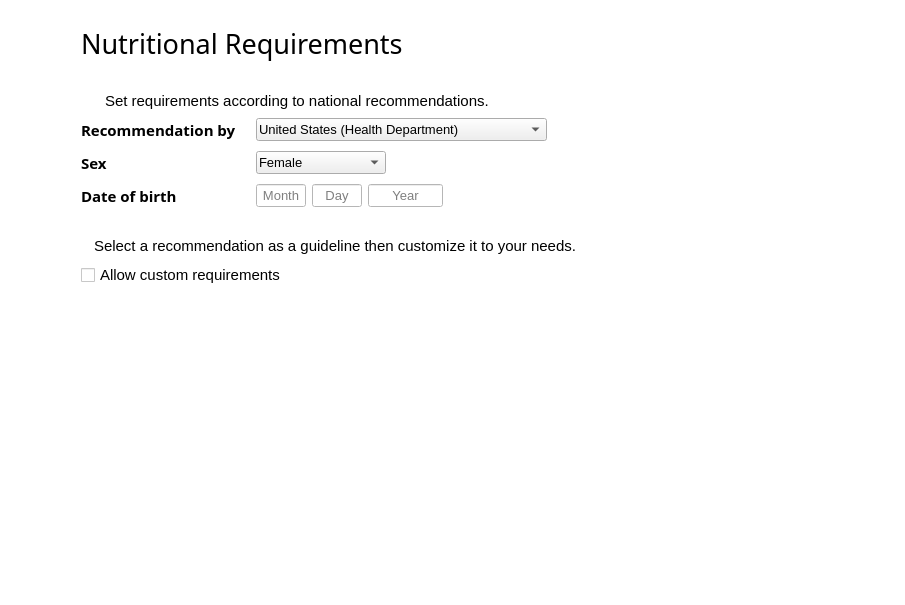
<?xml version="1.0" encoding="UTF-8"?>
<ui version="4.0">
 <class>ReqWidget</class>
 <widget class="QWidget" name="ReqWidget">
  <property name="geometry">
   <rect>
    <x>0</x>
    <y>0</y>
    <width>905</width>
    <height>605</height>
   </rect>
  </property>
  <property name="palette">
   <palette>
    <active>
     <colorrole role="Base">
      <brush brushstyle="SolidPattern">
       <color alpha="255">
        <red>255</red>
        <green>255</green>
        <blue>255</blue>
       </color>
      </brush>
     </colorrole>
     <colorrole role="Window">
      <brush brushstyle="SolidPattern">
       <color alpha="255">
        <red>255</red>
        <green>255</green>
        <blue>255</blue>
       </color>
      </brush>
     </colorrole>
    </active>
    <inactive>
     <colorrole role="Base">
      <brush brushstyle="SolidPattern">
       <color alpha="255">
        <red>255</red>
        <green>255</green>
        <blue>255</blue>
       </color>
      </brush>
     </colorrole>
     <colorrole role="Window">
      <brush brushstyle="SolidPattern">
       <color alpha="255">
        <red>255</red>
        <green>255</green>
        <blue>255</blue>
       </color>
      </brush>
     </colorrole>
    </inactive>
    <disabled>
     <colorrole role="Base">
      <brush brushstyle="SolidPattern">
       <color alpha="255">
        <red>255</red>
        <green>255</green>
        <blue>255</blue>
       </color>
      </brush>
     </colorrole>
     <colorrole role="Window">
      <brush brushstyle="SolidPattern">
       <color alpha="255">
        <red>255</red>
        <green>255</green>
        <blue>255</blue>
       </color>
      </brush>
     </colorrole>
    </disabled>
   </palette>
  </property>
  <property name="font">
   <font>
    <family>Segoe UI</family>
    <pointsize>11</pointsize>
   </font>
  </property>
  <property name="windowTitle">
   <string>Spartan - Preferences</string>
  </property>
  <property name="windowIcon">
   <iconset>
    <normaloff>../images/icon_trimmed.png</normaloff>../images/icon_trimmed.png</iconset>
  </property>
  <layout class="QFormLayout" name="formLayout_2">
   <property name="leftMargin">
    <number>30</number>
   </property>
   <property name="topMargin">
    <number>25</number>
   </property>
   <property name="rightMargin">
    <number>30</number>
   </property>
   <property name="bottomMargin">
    <number>30</number>
   </property>
   <item row="0" column="0">
    <layout class="QGridLayout" name="gridLayout">
     <property name="verticalSpacing">
      <number>30</number>
     </property>
     <item row="0" column="0" alignment="Qt::AlignHCenter|Qt::AlignBottom">
      <widget class="QPushButton" name="back_btn">
       <property name="sizePolicy">
        <sizepolicy hsizetype="Fixed" vsizetype="Fixed">
         <horstretch>0</horstretch>
         <verstretch>0</verstretch>
        </sizepolicy>
       </property>
       <property name="minimumSize">
        <size>
         <width>45</width>
         <height>35</height>
        </size>
       </property>
       <property name="cursor">
        <cursorShape>PointingHandCursor</cursorShape>
       </property>
       <property name="styleSheet">
        <string notr="true">QPushButton {
    border: none;
	border-radius: 8px;
}

QPushButton:hover:!pressed{
	background-color: #daecf9;
}

QPushButton:pressed {
	background-color: #c0e1f9;
}
</string>
       </property>
       <property name="text">
        <string/>
       </property>
       <property name="icon">
        <iconset>
         <normaloff>../images/back-black.svg</normaloff>../images/back-black.svg</iconset>
       </property>
       <property name="iconSize">
        <size>
         <width>24</width>
         <height>24</height>
        </size>
       </property>
      </widget>
     </item>
     <item row="1" column="1">
      <layout class="QFormLayout" name="formLayout">
       <property name="verticalSpacing">
        <number>30</number>
       </property>
       <item row="0" column="0">
        <layout class="QVBoxLayout" name="verticalLayout_8">
         <property name="spacing">
          <number>8</number>
         </property>
         <item>
          <layout class="QHBoxLayout" name="horizontalLayout_13">
           <property name="spacing">
            <number>4</number>
           </property>
           <item>
            <widget class="QLabel" name="label_14">
             <property name="maximumSize">
              <size>
               <width>20</width>
               <height>20</height>
              </size>
             </property>
             <property name="text">
              <string/>
             </property>
             <property name="pixmap">
              <pixmap resource="../images/images.qrc">:/images/person-outline.png</pixmap>
             </property>
             <property name="scaledContents">
              <bool>true</bool>
             </property>
            </widget>
           </item>
           <item>
            <widget class="QLabel" name="label_15">
             <property name="text">
              <string>Set requirements according to national recommendations.</string>
             </property>
             <property name="scaledContents">
              <bool>false</bool>
             </property>
             <property name="alignment">
              <set>Qt::AlignLeading|Qt::AlignLeft|Qt::AlignVCenter</set>
             </property>
            </widget>
           </item>
          </layout>
         </item>
         <item>
          <layout class="QFormLayout" name="formLayout_4">
           <property name="fieldGrowthPolicy">
            <enum>QFormLayout::ExpandingFieldsGrow</enum>
           </property>
           <property name="horizontalSpacing">
            <number>20</number>
           </property>
           <property name="verticalSpacing">
            <number>10</number>
           </property>
           <item row="0" column="0">
            <widget class="QLabel" name="req_label">
             <property name="palette">
              <palette>
               <active>
                <colorrole role="WindowText">
                 <brush brushstyle="SolidPattern">
                  <color alpha="255">
                   <red>0</red>
                   <green>0</green>
                   <blue>0</blue>
                  </color>
                 </brush>
                </colorrole>
               </active>
               <inactive>
                <colorrole role="WindowText">
                 <brush brushstyle="SolidPattern">
                  <color alpha="255">
                   <red>0</red>
                   <green>0</green>
                   <blue>0</blue>
                  </color>
                 </brush>
                </colorrole>
               </inactive>
               <disabled>
                <colorrole role="WindowText">
                 <brush brushstyle="SolidPattern">
                  <color alpha="255">
                   <red>120</red>
                   <green>120</green>
                   <blue>120</blue>
                  </color>
                 </brush>
                </colorrole>
               </disabled>
              </palette>
             </property>
             <property name="font">
              <font>
               <family>Segoe UI Semibold</family>
               <pointsize>11</pointsize>
               <weight>75</weight>
               <bold>true</bold>
              </font>
             </property>
             <property name="text">
              <string>Recommendation by</string>
             </property>
            </widget>
           </item>
           <item row="0" column="1">
            <widget class="QComboBox" name="rec_edit">
             <property name="sizePolicy">
              <sizepolicy hsizetype="Fixed" vsizetype="Fixed">
               <horstretch>0</horstretch>
               <verstretch>0</verstretch>
              </sizepolicy>
             </property>
             <property name="minimumSize">
              <size>
               <width>0</width>
               <height>0</height>
              </size>
             </property>
             <property name="font">
              <font>
               <family>Segoe UI</family>
               <pointsize>10</pointsize>
              </font>
             </property>
             <property name="mouseTracking">
              <bool>false</bool>
             </property>
             <property name="focusPolicy">
              <enum>Qt::TabFocus</enum>
             </property>
             <property name="styleSheet">
              <string notr="true">QComboBox {
    padding: 2px 0px 2px 2px;
}

QListView{
	outline: none;
}

QListView::item:selected {
	color: black;
	background-color: rgb(204, 232, 255);
}

QListView::item {
	min-height: 28px;
}
</string>
             </property>
             <property name="currentText">
              <string>United States (Health Department)</string>
             </property>
             <property name="frame">
              <bool>true</bool>
             </property>
             <item>
              <property name="text">
               <string>United States (Health Department)</string>
              </property>
             </item>
             <item>
              <property name="text">
               <string>European Union (Food Safety Authority)</string>
              </property>
             </item>
             <item>
              <property name="text">
               <string>Japan (Ministry of Health, Labour and Welfare)</string>
              </property>
             </item>
            </widget>
           </item>
           <item row="1" column="0">
            <widget class="QLabel" name="sex_label">
             <property name="palette">
              <palette>
               <active>
                <colorrole role="WindowText">
                 <brush brushstyle="SolidPattern">
                  <color alpha="255">
                   <red>0</red>
                   <green>0</green>
                   <blue>0</blue>
                  </color>
                 </brush>
                </colorrole>
               </active>
               <inactive>
                <colorrole role="WindowText">
                 <brush brushstyle="SolidPattern">
                  <color alpha="255">
                   <red>0</red>
                   <green>0</green>
                   <blue>0</blue>
                  </color>
                 </brush>
                </colorrole>
               </inactive>
               <disabled>
                <colorrole role="WindowText">
                 <brush brushstyle="SolidPattern">
                  <color alpha="255">
                   <red>120</red>
                   <green>120</green>
                   <blue>120</blue>
                  </color>
                 </brush>
                </colorrole>
               </disabled>
              </palette>
             </property>
             <property name="font">
              <font>
               <family>Segoe UI Semibold</family>
               <pointsize>11</pointsize>
               <weight>75</weight>
               <bold>true</bold>
              </font>
             </property>
             <property name="text">
              <string>Sex</string>
             </property>
            </widget>
           </item>
           <item row="1" column="1">
            <widget class="QComboBox" name="sex_edit">
             <property name="enabled">
              <bool>true</bool>
             </property>
             <property name="sizePolicy">
              <sizepolicy hsizetype="Fixed" vsizetype="Fixed">
               <horstretch>0</horstretch>
               <verstretch>0</verstretch>
              </sizepolicy>
             </property>
             <property name="minimumSize">
              <size>
               <width>130</width>
               <height>0</height>
              </size>
             </property>
             <property name="font">
              <font>
               <family>Segoe UI</family>
               <pointsize>10</pointsize>
              </font>
             </property>
             <property name="focusPolicy">
              <enum>Qt::TabFocus</enum>
             </property>
             <property name="styleSheet">
              <string notr="true">QComboBox {
    padding: 2px 0px 2px 2px;
}

QListView{
	outline: none;
}

QListView::item:selected {
	color: black;
	background-color: rgb(204, 232, 255);
}

QListView::item {
	min-height: 28px;
}
</string>
             </property>
             <item>
              <property name="text">
               <string>Female</string>
              </property>
             </item>
             <item>
              <property name="text">
               <string>Female, lactating</string>
              </property>
             </item>
             <item>
              <property name="text">
               <string>Female, pregnant</string>
              </property>
             </item>
             <item>
              <property name="text">
               <string>Male</string>
              </property>
             </item>
            </widget>
           </item>
           <item row="2" column="0">
            <widget class="QLabel" name="birth_label_4">
             <property name="palette">
              <palette>
               <active>
                <colorrole role="WindowText">
                 <brush brushstyle="SolidPattern">
                  <color alpha="255">
                   <red>0</red>
                   <green>0</green>
                   <blue>0</blue>
                  </color>
                 </brush>
                </colorrole>
               </active>
               <inactive>
                <colorrole role="WindowText">
                 <brush brushstyle="SolidPattern">
                  <color alpha="255">
                   <red>0</red>
                   <green>0</green>
                   <blue>0</blue>
                  </color>
                 </brush>
                </colorrole>
               </inactive>
               <disabled>
                <colorrole role="WindowText">
                 <brush brushstyle="SolidPattern">
                  <color alpha="255">
                   <red>120</red>
                   <green>120</green>
                   <blue>120</blue>
                  </color>
                 </brush>
                </colorrole>
               </disabled>
              </palette>
             </property>
             <property name="font">
              <font>
               <family>Segoe UI Semibold</family>
               <pointsize>11</pointsize>
               <weight>75</weight>
               <bold>true</bold>
              </font>
             </property>
             <property name="text">
              <string>Date of birth</string>
             </property>
            </widget>
           </item>
           <item row="2" column="1">
            <layout class="QHBoxLayout" name="horizontalLayout_14">
             <property name="spacing">
              <number>6</number>
             </property>
             <property name="sizeConstraint">
              <enum>QLayout::SetFixedSize</enum>
             </property>
             <item>
              <widget class="QLineEdit" name="mon_edit">
               <property name="sizePolicy">
                <sizepolicy hsizetype="Fixed" vsizetype="Fixed">
                 <horstretch>0</horstretch>
                 <verstretch>0</verstretch>
                </sizepolicy>
               </property>
               <property name="maximumSize">
                <size>
                 <width>50</width>
                 <height>16777215</height>
                </size>
               </property>
               <property name="font">
                <font>
                 <pointsize>10</pointsize>
                </font>
               </property>
               <property name="focusPolicy">
                <enum>Qt::StrongFocus</enum>
               </property>
               <property name="alignment">
                <set>Qt::AlignCenter</set>
               </property>
               <property name="placeholderText">
                <string>Month</string>
               </property>
              </widget>
             </item>
             <item>
              <widget class="QLineEdit" name="day_edit">
               <property name="sizePolicy">
                <sizepolicy hsizetype="Fixed" vsizetype="Fixed">
                 <horstretch>0</horstretch>
                 <verstretch>0</verstretch>
                </sizepolicy>
               </property>
               <property name="maximumSize">
                <size>
                 <width>50</width>
                 <height>16777215</height>
                </size>
               </property>
               <property name="font">
                <font>
                 <pointsize>10</pointsize>
                </font>
               </property>
               <property name="focusPolicy">
                <enum>Qt::StrongFocus</enum>
               </property>
               <property name="alignment">
                <set>Qt::AlignCenter</set>
               </property>
               <property name="placeholderText">
                <string>Day</string>
               </property>
              </widget>
             </item>
             <item>
              <widget class="QLineEdit" name="year_edit">
               <property name="sizePolicy">
                <sizepolicy hsizetype="Fixed" vsizetype="Fixed">
                 <horstretch>0</horstretch>
                 <verstretch>0</verstretch>
                </sizepolicy>
               </property>
               <property name="maximumSize">
                <size>
                 <width>75</width>
                 <height>16777215</height>
                </size>
               </property>
               <property name="font">
                <font>
                 <pointsize>10</pointsize>
                </font>
               </property>
               <property name="focusPolicy">
                <enum>Qt::StrongFocus</enum>
               </property>
               <property name="alignment">
                <set>Qt::AlignCenter</set>
               </property>
               <property name="placeholderText">
                <string>Year</string>
               </property>
              </widget>
             </item>
            </layout>
           </item>
          </layout>
         </item>
        </layout>
       </item>
       <item row="1" column="0">
        <layout class="QVBoxLayout" name="verticalLayout_9">
         <property name="spacing">
          <number>8</number>
         </property>
         <item>
          <layout class="QHBoxLayout" name="horizontalLayout_15">
           <property name="spacing">
            <number>4</number>
           </property>
           <item>
            <widget class="QLabel" name="label_16">
             <property name="maximumSize">
              <size>
               <width>20</width>
               <height>20</height>
              </size>
             </property>
             <property name="text">
              <string/>
             </property>
             <property name="pixmap">
              <pixmap resource="../images/images.qrc">:/images/info-outline.png</pixmap>
             </property>
             <property name="scaledContents">
              <bool>true</bool>
             </property>
            </widget>
           </item>
           <item>
            <widget class="QLabel" name="label_17">
             <property name="text">
              <string>Select a recommendation as a guideline then customize it to your needs.</string>
             </property>
             <property name="alignment">
              <set>Qt::AlignLeading|Qt::AlignLeft|Qt::AlignVCenter</set>
             </property>
            </widget>
           </item>
          </layout>
         </item>
         <item>
          <widget class="QCheckBox" name="cust_edit">
           <property name="text">
            <string>Allow custom requirements</string>
           </property>
          </widget>
         </item>
        </layout>
       </item>
       <item row="2" column="0">
        <layout class="QHBoxLayout" name="horizontalLayout_16">
         <item>
          <widget class="QTableView" name="macro_view">
           <property name="font">
            <font>
             <family>Segoe UI</family>
             <pointsize>11</pointsize>
            </font>
           </property>
           <property name="focusPolicy">
            <enum>Qt::NoFocus</enum>
           </property>
           <property name="styleSheet">
            <string notr="true">QHeaderView::section{
	background-color: white;
	border: 0px;
}

QTableView {
	alternate-background-color: rgb(247, 247, 247);
}</string>
           </property>
           <property name="frameShape">
            <enum>QFrame::NoFrame</enum>
           </property>
           <property name="alternatingRowColors">
            <bool>true</bool>
           </property>
           <property name="selectionMode">
            <enum>QAbstractItemView::ExtendedSelection</enum>
           </property>
           <property name="showGrid">
            <bool>false</bool>
           </property>
           <attribute name="verticalHeaderVisible">
            <bool>false</bool>
           </attribute>
          </widget>
         </item>
         <item>
          <widget class="QTableView" name="vit_view">
           <property name="font">
            <font>
             <family>Segoe UI</family>
             <pointsize>11</pointsize>
            </font>
           </property>
           <property name="focusPolicy">
            <enum>Qt::NoFocus</enum>
           </property>
           <property name="styleSheet">
            <string notr="true">QHeaderView::section{
	background-color: white;
	border: 0px;
}

QTableView {
	alternate-background-color: rgb(247, 247, 247);
}</string>
           </property>
           <property name="frameShape">
            <enum>QFrame::NoFrame</enum>
           </property>
           <property name="alternatingRowColors">
            <bool>true</bool>
           </property>
           <property name="selectionMode">
            <enum>QAbstractItemView::ExtendedSelection</enum>
           </property>
           <property name="showGrid">
            <bool>false</bool>
           </property>
           <attribute name="verticalHeaderVisible">
            <bool>false</bool>
           </attribute>
          </widget>
         </item>
         <item>
          <widget class="QTableView" name="mineral_view">
           <property name="font">
            <font>
             <family>Segoe UI</family>
             <pointsize>11</pointsize>
            </font>
           </property>
           <property name="focusPolicy">
            <enum>Qt::NoFocus</enum>
           </property>
           <property name="styleSheet">
            <string notr="true">QHeaderView::section{
	background-color: white;
	border: 0px;
}

QTableView {
	alternate-background-color: rgb(247, 247, 247);
}</string>
           </property>
           <property name="frameShape">
            <enum>QFrame::NoFrame</enum>
           </property>
           <property name="alternatingRowColors">
            <bool>true</bool>
           </property>
           <property name="selectionMode">
            <enum>QAbstractItemView::ExtendedSelection</enum>
           </property>
           <property name="showGrid">
            <bool>false</bool>
           </property>
           <attribute name="verticalHeaderVisible">
            <bool>false</bool>
           </attribute>
          </widget>
         </item>
        </layout>
       </item>
      </layout>
     </item>
     <item row="0" column="1">
      <widget class="QLabel" name="label">
       <property name="font">
        <font>
         <family>Segoe UI Semilight</family>
         <pointsize>20</pointsize>
         <weight>50</weight>
         <bold>false</bold>
        </font>
       </property>
       <property name="text">
        <string>Nutritional Requirements</string>
       </property>
       <property name="margin">
        <number>0</number>
       </property>
      </widget>
     </item>
    </layout>
   </item>
  </layout>
 </widget>
 <resources>
  <include location="../images/images.qrc"/>
 </resources>
 <connections/>
</ui>
